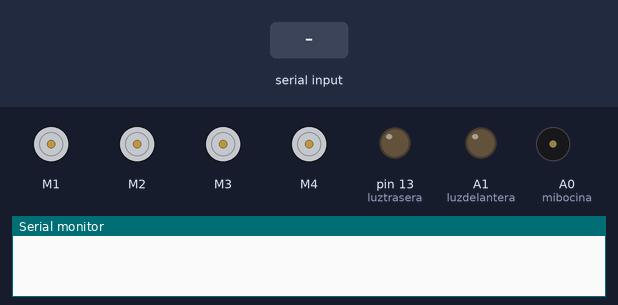
Recording of a sketch running on a simulated Arduino Uno, built with avr-gcc and run on an emulated ATmega328P. On the bench: 4 × DC motor (green arrow = forward, orange = backward, longer = faster), output pins drawn as LEDs (lit = HIGH), buzzer (waves = sounding), the last lines printed to the serial monitor. Inputs (shaded band) come from the test bench.

Above: at 12.0 s.
12.1 s: "T90\n" received over the second serial link
At 12.4 s:
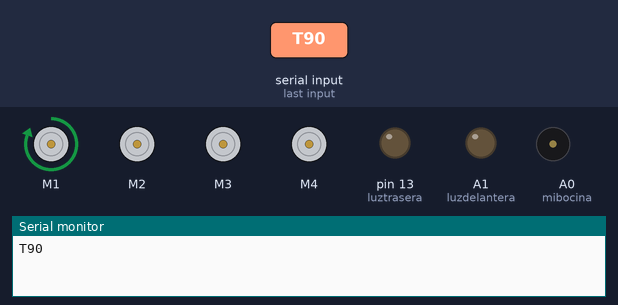
At 13.9 s:
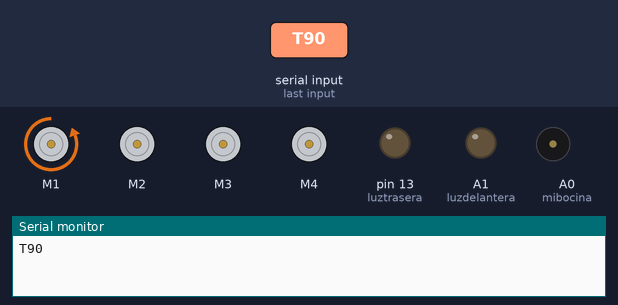
Timing chart, 0 to 24.1 s (numbered marks = the images above; inputs shaded):
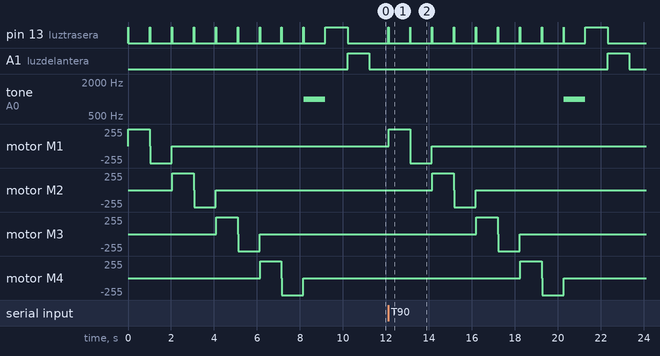

The sketch:

Omni.ino
```cpp
#include <AFMotor.h>
#include <SoftwareSerial.h>

struct MotorControl {
  bool activo = false;          // Indica si el motor está activo
  unsigned long tiempoFin = 0;  // Almacena el tiempo en que debe detenerse
  AF_DCMotor* motor;
};

const int totalmotores = 4;
MotorControl motores[totalmotores];  // Array para 4 motores

const int luztrasera = 13;
const int luzdelantera = A1;
const int luztesteo = luztrasera;
const int mibocina = A0;

boolean tonoActivo = false;       // Indica si el tono está activo
unsigned long tiempoTonoFin = 0;  // Almacena el tiempo en que debe detenerse el tono

boolean testeado = false;  // Indica si ya se realizó el testeo inicial

SoftwareSerial BT1(0, 1);  // RX | TX

char comando = 'S';

// Función para dividir la cadena
int split(String str, char delimiter, String* arr, int maxElements) {
  int index = 0;
  int start = 0;
  while (index < maxElements && (start = str.indexOf(delimiter)) != -1) {
    arr[index++] = str.substring(0, start);
    str = str.substring(start + 1);
  };
  if (index < maxElements) {
    arr[index++] = str;  // Agrega el último elemento
  };
  return index;  // Devuelve el número de elementos
};

void MoverMotor(int id, unsigned long duracion, int direccion, int velocidad) {
  motores[id].motor->setSpeed(velocidad);
  if (direccion == 0) {
    motores[id].motor->run(FORWARD);
  } else {
    motores[id].motor->run(BACKWARD);
  };
  motores[id].activo = true;
  motores[id].tiempoFin = millis() + duracion;
}

void DetenerMotor(int id) {
  motores[id].motor->run(RELEASE);
  motores[id].activo = false;
  motores[id].tiempoFin = 0;
}

void pulso() {
  digitalWrite(luztesteo, HIGH);
  delay(20);
  digitalWrite(luztesteo, LOW);
}

boolean Testeo() {
  for (int i = 0; i < totalmotores; i++) {
    pulso();
    MoverMotor(i, 1000, 0, 255);
    delay(1000);
    DetenerMotor(i);

    pulso();
    MoverMotor(i, 1000, 1, 255);
    delay(1000);
    DetenerMotor(i);
  };

  pulso();
  tone(mibocina, 1000);
  delay(1000);
  noTone(mibocina);

  pulso();
  digitalWrite(luztrasera, HIGH);
  delay(1000);
  digitalWrite(luztrasera, LOW);

  pulso();
  digitalWrite(luzdelantera, HIGH);
  delay(1000);
  digitalWrite(luzdelantera, LOW);
  return true;
}

void setup() {

  for (int i = 0; i < totalmotores; i++) {
    motores[i].motor = new AF_DCMotor(i + 1);
  };

  pinMode(mibocina, OUTPUT);      // Bocina
  pinMode(luzdelantera, OUTPUT);  // Luz delantera
  pinMode(luztrasera, OUTPUT);    // Luz trasera

  BT1.begin(9600);
  Serial.begin(9600);
};

void loop() {
  if (!testeado) {
    testeado = Testeo();
  };

  if (BT1.available()) {  // Usar si control por bluetooth.
    //  if(Serial.available()>0) { // Usar si control por puerto serie.
    String entradabluetooth = BT1.readStringUntil('\n');  // Lee hasta el salto de línea
    Serial.println(entradabluetooth);
    //    comando = entradabluetooth.charAt(0);
    String params[10];                                     // Array para almacenar los parámetros
    int count = split(entradabluetooth, ' ', params, 10);  // Divide la cadena por espacios
    comando = params[0].charAt(0);                         // Ver de agregar una pila de comandos para que no se pierdan o se ejecuten superpuestos
    switch (comando) {
      case 'T':
        testeado = false;
        break;
      // ** Código para motores. **
      case 'M':
        MoverMotor(params[1].toInt(), params[2].toInt(), params[3].toInt(), params[4].toInt());
        break;
      case '1':
        MoverMotor(0, params[1].toInt(), params[2].toInt(), params[3].toInt());
        if (params[2].toInt() == 0) {
          MoverMotor(2, params[1].toInt(), 1, params[3].toInt());
        } else {
          MoverMotor(2, params[1].toInt(), 0, params[3].toInt());
        }
        break;
      case '2':
        MoverMotor(1, params[1].toInt(), params[2].toInt(), params[3].toInt());
        if (params[2].toInt() == 0) {
          MoverMotor(0, params[1].toInt(), 1, params[3].toInt());
        } else {
          MoverMotor(0, params[1].toInt(), 0, params[3].toInt());
        }
        break;
      case '3':
        MoverMotor(0, params[1].toInt(), params[2].toInt(), params[3].toInt());
        if (params[2].toInt() == 0) {
          MoverMotor(1, params[1].toInt(), 1, params[3].toInt());
        } else {
          MoverMotor(1, params[1].toInt(), 0, params[3].toInt());
        }
        break;
      case 'S':  // Solo detiene ruedas
        DetenerMotor(0);
        DetenerMotor(1);
        DetenerMotor(2);
        break;
      case 'D':  // Detiene todos los motores
        for (int i = 0; i < totalmotores; i++) {
          DetenerMotor(i);
        }
        break;
      // ** Código para luces. **
      case 'W':
        digitalWrite(luzdelantera, HIGH);
        break;
      case 'w':
        digitalWrite(luzdelantera, LOW);
        break;
      case 'U':
        digitalWrite(luztrasera, HIGH);
        break;
      case 'u':
        digitalWrite(luztrasera, LOW);
        break;
      // ** Codigo para buzzer. **
      case 'F':
        tone(mibocina, params[1].toInt());
        tonoActivo = true;
        tiempoTonoFin = millis() + params[2].toInt();  // Calcular el tiempo en que debe detenerse
        break;
      case 'H':  // Respuesta a conección por Bluetooth
        tone(mibocina, 1000, 250);
        delay(250);
        tone(mibocina, 500, 250);
        delay(250);
        BT1.println("H");
        break;
    };
    comando = "";
  };

  if (tonoActivo && (millis() >= tiempoTonoFin)) {
    noTone(mibocina);    // Detener el tono
    tonoActivo = false;  // Marcar que el tono ya no está activo
      BT1.println("f");
  };

  for (int i = 0; i < totalmotores; i++) {
    if (motores[i].activo && (millis() >= motores[i].tiempoFin)) {  // Detener el motor
      DetenerMotor(i);
      BT1.print("m");
      BT1.println(i);
    };
  };
};
```

Measured:
- after the input at 12.1 s, pin 13 (luztrasera): goes 9 × (HIGH 0.02 s, LOW 1.0 s), HIGH 1.0 s, then LOW, starting at once; A1 (luzdelantera): LOW → HIGH after 10.2 s, → LOW 1.0 s later
